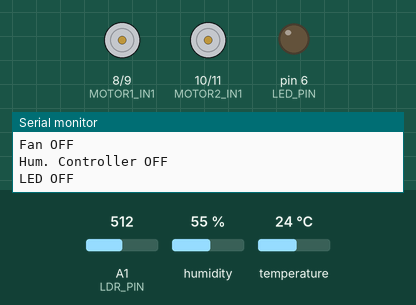
Simulated run of this sketch. Board: Arduino Uno, built with avr-gcc and run on an emulated ATmega328P. Shown: motor-driver pin pairs drawn as motors (green arrow = first pin HIGH = forward, orange = second pin HIGH = backward, longer = more drive), output pins drawn as LEDs (lit = HIGH), the last lines printed to the serial monitor. The test bench sets the inputs (shaded band); at power-on: humidity 55 %, A1 (LDR_PIN) = 512, temperature 24 °C.

Above: at 4.8 s.
4.9 s: humidity set to 58 %
7.9 s: humidity set to 61 %
At 8.5 s:
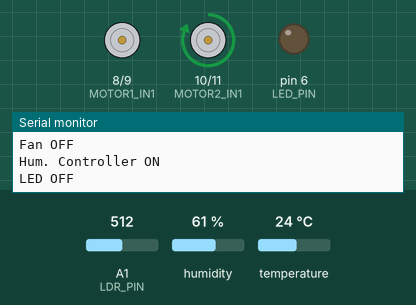
10.9 s: A1 (LDR_PIN) set to 486
At 13.1 s:
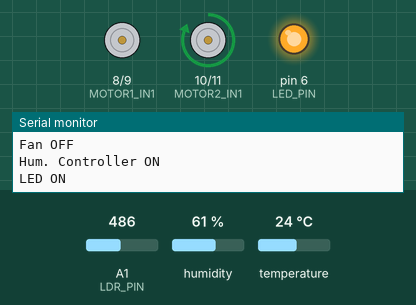
13.9 s: temperature set to 38 °C
16.9 s: temperature set to 41 °C
At 18.8 s:
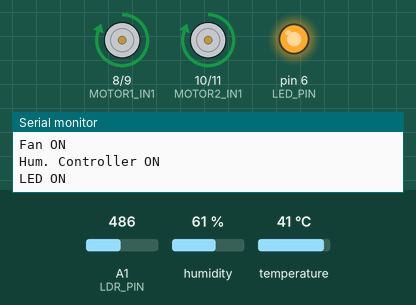
19.9 s: A1 (LDR_PIN) set to 510
At 21.1 s:
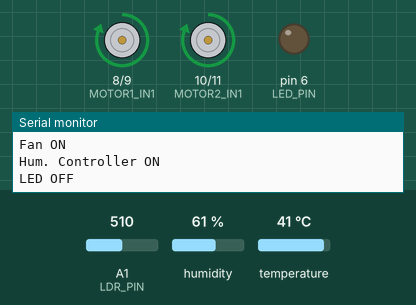
Timing chart, 0 to 22.9 s (numbered marks = the images above; inputs shaded):
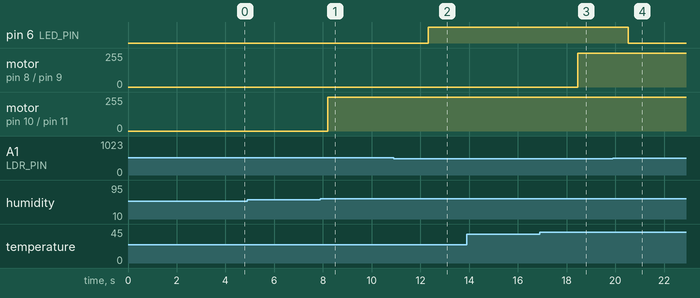

The sketch:

projectcode4.ino
```cpp
#include "DHT.h"

// Define pins for DHT11 sensor and motors
#define DHTPIN 4       // DHT11 data pin connected to digital pin 4
#define DHTTYPE DHT11  // Define sensor type as DHT11

#define MOTOR1_IN1 8   // Motor 1 input pin 1
#define MOTOR1_IN2 9   // Motor 1 input pin 2
#define MOTOR2_IN1 10  // Motor 2 input pin 1
#define MOTOR2_IN2 11  // Motor 2 input pin 2

#define LDR_PIN A1     // Analog pin connected to LDR
#define LED_PIN 6      // Digital pin connected to LED
#define THRESHOLD 500  // Light intensity threshold value

DHT dht(DHTPIN, DHTTYPE);  // Initialize DHT sensor


void setup() {
  Serial.begin(9600);  // Start serial communication at 9600 baud rate
  dht.begin();         // Initialize the DHT sensor

  // Set motor pins as outputs
  pinMode(MOTOR1_IN1, OUTPUT);
  pinMode(MOTOR1_IN2, OUTPUT);
  pinMode(MOTOR2_IN1, OUTPUT);
  pinMode(MOTOR2_IN2, OUTPUT);

  pinMode(LED_PIN, OUTPUT);  // Set LED pin as output
}

void loop() {
  delay(2000);  // Wait for sensor to stabilize (DHT11 has a sampling rate of once per second)

  // Read temperature and humidity from the DHT11 sensor
  int ldrValue = analogRead(LDR_PIN);  // Read LDR value
  float temperature = dht.readTemperature();
  float humidity = dht.readHumidity();

  Serial.print("LDR Value: ");
  Serial.println(ldrValue);  // Print LDR value to Serial Monitor

  // Check if readings are valid
  if (isnan(temperature) || isnan(humidity)) {
    Serial.println("Failed to read from DHT sensor!");
    Serial.println("Check your Sensors and Connections");

    //return;
  }

  else {
    Serial.print("Temperature: ");
    Serial.print(temperature);
    Serial.println(" C");

    Serial.print("Humidity: ");
    Serial.print(humidity);
    Serial.println(" %");

    // Control Motor 1 based on temperature > 40°C
    if (temperature >= 40) {
      digitalWrite(MOTOR1_IN1, HIGH);  // Turn Motor 1 ON (forward rotation)
      digitalWrite(MOTOR1_IN2, LOW);
      Serial.println("Fan ON");
    } else {
      digitalWrite(MOTOR1_IN1, LOW);  // Turn Motor OFF
      digitalWrite(MOTOR1_IN2, LOW);
      Serial.println("Fan OFF");
    }

    // Control Motor 2 based on humidity > 60%
    if (humidity >= 60) {
      digitalWrite(MOTOR2_IN1, HIGH);  // Turn Motor B ON (forward rotation)
      digitalWrite(MOTOR2_IN2, LOW);
      Serial.println("Hum. Controller ON");
    } else {
      digitalWrite(MOTOR2_IN1, LOW);  // Turn Motor OFF
      digitalWrite(MOTOR2_IN2, LOW);
      Serial.println("Hum. Controller OFF");
    }
  }

  // Print temperature and humidity values to the Serial Monitor


  if (ldrValue < THRESHOLD) {     // If light intensity is low
    digitalWrite(LED_PIN, HIGH);  // Turn ON LED
    Serial.println("LED ON");
  } else {                       // If light intensity is high
    digitalWrite(LED_PIN, LOW);  // Turn OFF LED
    Serial.println("LED OFF");
  }
}
```

Measured:
- the behaviour switches between 59 and 60 % on humidity (found by bisection; images 0 and 1)
- the behaviour switches between 500 and 499 on A1 (LDR_PIN) (found by bisection; images 1 and 2)
- the behaviour switches between 39 and 40 °C on temperature (found by bisection; images 2 and 3)
- after the input at 7.9 s, motor on pin 10 (MOTOR2_IN1) / pin 11 (MOTOR2_IN2): stopped → forward 255/255 after 0.29 s
- after the input at 10.9 s, pin 6 (LED_PIN): LOW → HIGH after 1.4 s
- after the input at 16.9 s, motor on pin 8 (MOTOR1_IN1) / pin 9 (MOTOR1_IN2): stopped → forward 255/255 after 1.6 s
- after the input at 19.9 s, pin 6 (LED_PIN): HIGH → LOW after 0.63 s
